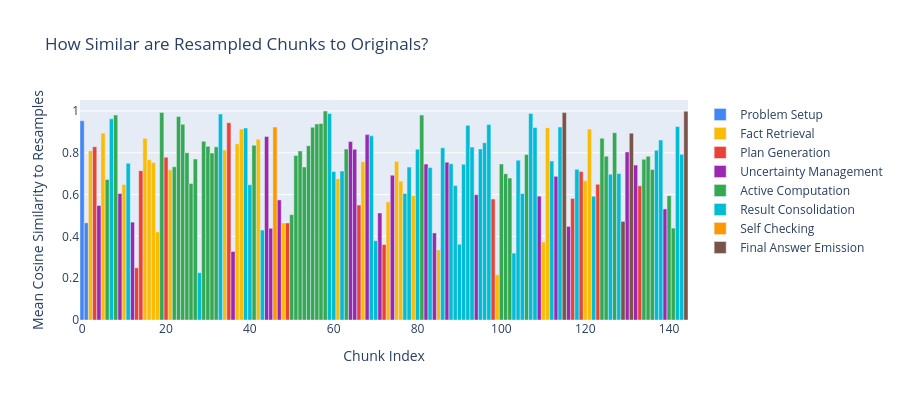

Write notebook code for a chart like this one.
### Markdown cell above
## Semantic Similarity in Resampling

Before we look at the last metric (counterfactual importance), let's revisit the notion of embedding cosine similarity. Since we have data on a bunch of resampled rollouts at different chunks, we can compute the average cosine similarity between a chunk and all of its resampled chunks (i.e. $S_i$ and $S'_i$ in the notation above). Run the cells below to compute these cosine similarities and plot them.

Which kinds of sentences seem like their resamples have the highest or lowest cosine similarity? Can you explain why?

### Code cell
# Compute cosine similarity between original and resampled chunks
chunks_removed = [chunk["chunk"] for chunk in problem_data["chunks_labeled"]]
embeddings_original = embedding_model.encode(chunks_removed)

chunks_resampled = [
    [rollout["chunk_resampled"] for rollout in chunk_rollouts] for chunk_rollouts in problem_data["chunk_solutions"]
]
embeddings_resampled = np.stack([embedding_model.encode(r) for r in chunks_resampled])

# Compute similarities
cos_sims = einops.einsum(embeddings_original, embeddings_resampled, "chunk d, chunk resample d -> chunk resample")
cos_sims_mean = cos_sims.mean(axis=1)

# Plot by category with plotly
chunk_labels = [CATEGORIES[chunk["function_tags"][0]] for chunk in problem_data["chunks_labeled"]]
chunks_for_hover = [chunk["chunk"] for chunk in problem_data["chunks_labeled"]]
df = pd.DataFrame({"Label": chunk_labels, "Cosine Similarity": cos_sims_mean, "Chunk Text": chunks_for_hover})

fig = go.Figure()
for label in df["Label"].unique():
    subset = df[df["Label"] == label]
    hover_texts = [text[:100] + "..." if len(text) > 100 else text for text in subset["Chunk Text"]]
    fig.add_trace(
        go.Bar(
            x=subset.index.tolist(),
            y=subset["Cosine Similarity"].tolist(),
            name=label,
            marker_color=utils.CATEGORY_COLORS.get(label, "#9E9E9E"),
            hovertemplate="<b>Chunk %{x}</b><br>Category: "
            + label
            + "<br>Cosine Similarity: %{y:.4f}<br>Text: %{customdata}<extra></extra>",
            customdata=hover_texts,
        )
    )

fig.update_layout(
    title="How Similar are Resampled Chunks to Originals?",
    xaxis_title="Chunk Index",
    yaxis_title="Mean Cosine Similarity to Resamples",
    width=900,
    height=400,
    legend=dict(x=1.02, y=1, xanchor="left"),
    bargap=0,
)
fig.show()

### Figure 1 — Plotly figure (JSON) as saved in the notebook; plotly's stock layout.template omitted (floating-point values rounded to 4 significant figures)
{"data": [{"customdata": ["Okay, so I have this problem where I need to find out how many bits the base-16 number 66666₁₆ has w...", "Hmm, let's see."], "hovertemplate": "<b>Chunk %{x}</b><br>Category: Problem Setup<br>Cosine Similarity: %{y:.4f}<br>Text: %{customdata}<extra></extra>", "marker": {"color": "#4285F4"}, "name": "Problem Setup", "type": "bar", "x": [0, 1], "y": [0.9535, 0.4649]}, {"customdata": ["I remember that each hexadecimal digit corresponds to exactly 4 binary digits, or bits.", "First, the number given is 66666 in base 16.", "I think so because each hex digit maps directly to 4 bits without any overlap or sharing.", "So, to convert 66666₁₆ to decimal, I can expand it as follows:", "Each digit represents a power of 16.", "Starting from the right, the digits are 16⁰, 16¹, 16², 16³, 16⁴.", "So, the number is:", "First, 16⁴ is 16 * 16 * 16 * 16.", "Now, to find out how many bits this number requires, I can use the formula for the number of bits ne...", "I know that 2¹⁸ = 262,144", "2¹⁹ = 524,288", "Wait, but earlier I thought it would be 20 bits because it's 5 hex digits each being 4 bits.", "Wait, 66666 in hex.", "Now, let's check 2¹⁸ is 262,144, 2¹⁹ is 524,288.", "So, when converting from hex to binary, each digit is 4 bits, but if the leading hex digits are such...", "Wait, but in the problem, it's just asking how many bits it has when written in base 2.", "Wait, no, when you write a number in binary, you don't include leading zeros beyond the most signifi...", "So, if the number in binary starts with a 1, then the number of bits is the position of the highest ...", "Wait, but 2¹⁸ is 262,144, and 2¹⁹ is 524,288.", "Wait, perhaps the leading hex digit, which is 6, when converted to binary is 0110, so the first four...", "So, let's convert each hex digit to 4 bits:", "I think not.", "Because when you write a number in binary, you don't include leading zeros beyond the most significa...", "We know that 2¹⁸ = 262,144", "2¹⁹ = 524,288"], "hovertemplate": "<b>Chunk %{x}</b><br>Category: Fact Retrieval<br>Cosine Similarity: %{y:.4f}<br>Text: %{customdata}<extra></extra>", "marker": {"color": "#FBBC05"}, "name": "Fact Retrieval", "type": "bar", "x": [2, 5, 10, 15, 16, 17, 18, 21, 34, 37, 38, 42, 48, 61, 67, 73, 75, 76, 79, 85, 99, 110, 111, 120, 121], "y": [0.8102, 0.894, 0.6488, 0.8697, 0.7669, 0.7532, 0.4213, 0.7186, 0.8129, 0.8434, 0.9139, 0.8653, 0.4639, 0.6761, 0.7571, 0.5651, 0.7592, 0.6638, 0.5948, 0.335, 0.2166, 0.3731, 0.9203, 0.6662, 0.9139]}, {"customdata": ["So, maybe I can just figure out how many hexadecimal digits there are and multiply by 4 to get the n...", "Alternatively, maybe I can calculate the value of 66666₁₆ in decimal and then find out how many bits...", "Let's try that approach to cross-verify.", "Let me compute each term:", "So, let's compute log₂(419,430).", "Let me convert it step by step again.", "Ah, perhaps because leading zeros are not counted.", "Wait, perhaps when converting 66666₁₆ to binary, it's exactly 20 bits, but the leading bits are zero...", "Wait, but let me confirm this by actually converting 66666₁₆ to binary and counting the bits.", "Alternatively, I can use the formula: number of bits = floor(log₂(N)) + 1", "So, log₂(419,430) is approximately:", "To get a better approximation, let's compute 2¹⁸ = 262,144", "So, converting each hex digit to 4 bits:"], "hovertemplate": "<b>Chunk %{x}</b><br>Category: Plan Generation<br>Cosine Similarity: %{y:.4f}<br>Text: %{customdata}<extra></extra>", "marker": {"color": "#EA4335"}, "name": "Plan Generation", "type": "bar", "x": [3, 13, 14, 20, 35, 49, 66, 72, 98, 117, 119, 123, 133], "y": [0.8293, 0.25, 0.7147, 0.7791, 0.9438, 0.4642, 0.55, 0.3611, 0.579, 0.5817, 0.7111, 0.6493, 0.6418]}, {"customdata": ["Let me check that.", "Wait, is that always the case?", "But wait, I should make sure that this is correct by actually converting the number or at least chec...", "Hmm, I don't have a calculator here, but I can estimate it.", "There's a discrepancy here.", "I must have made a mistake somewhere.", "Maybe I messed up the decimal conversion.", "But wait, when I thought about each hex digit being 4 bits, 5 hex digits would be 20 bits.", "So, why is there a difference?", "Wait, but 66666 in hex is 5 digits, so 5 * 4 = 20 bits.", "So, which is correct?", "So, does that include leading zeros or not?", "But wait, when converting 66666₁₆ to binary, each hex digit is 4 bits, so 5 hex digits would give 20...", "So, which is correct?", "So, when we write the binary number, we don't include leading zeros, so the first 0 would be dropped...", "Wait, but I'm a bit confused because I thought each hex digit maps to exactly 4 bits, so 5 hex digit...", "Wait, but does the problem consider leading zeros when writing the number in binary?", "But then, why did I initially think it would be 20 bits?", "Wait, but let me check again by converting the number to binary and seeing how many bits it actually...", "Wait, but earlier I thought it was 20 bits because each hex digit is 4 bits, but since the first hex...", "Wait, but let me make sure by actually writing out the binary number.", "Wait, but that's not correct because dropping the leading zero would mean the first bit is 1, but th..."], "hovertemplate": "<b>Chunk %{x}</b><br>Category: Uncertainty Management<br>Cosine Similarity: %{y:.4f}<br>Text: %{customdata}<extra></extra>", "marker": {"color": "#9C27B0"}, "name": "Uncertainty Management", "type": "bar", "x": [4, 9, 12, 36, 44, 45, 47, 64, 65, 68, 71, 74, 82, 84, 87, 94, 109, 113, 116, 130, 132, 139], "y": [0.5478, 0.6052, 0.4682, 0.3279, 0.8785, 0.4389, 0.5746, 0.8536, 0.817, 0.8871, 0.5121, 0.6929, 0.746, 0.4164, 0.7553, 0.5997, 0.5926, 0.6874, 0.4478, 0.804, 0.7412, 0.5314]}, {"customdata": ["Let me count the digits: 6, 6, 6, 6, 6.", "So, if each digit is 4 bits, then 5 digits would be 5 * 4 = 20 bits.", "6 * 16⁴ + 6 * 16³ + 6 * 16² + 6 * 16¹ + 6 * 16⁰", "16² is 256, so 16³ is 256 * 16 = 4096, and 16⁴ is 4096 * 16 = 65536.", "So, 6 * 65536 = 393216", "Next, 16³ is 4096, so 6 * 4096 = 24576", "Then, 16² is 256, so 6 * 256 = 1536", "16¹ is 16, so 6 * 16 = 96", "And 16⁰ is 1, so 6 * 1 = 6", "393216 + 24576 = 417,792", "417,792 + 1536 = 419,328", "419,328 + 96 = 419,424", "419,424 + 6 = 419,430", "The floor of that would be 18, so the number of bits is 18 + 1 = 19 bits.", "6 * 16⁴: 6 * 65536 = 393216", "6 * 16³: 6 * 4096 = 24576", "6 * 16²: 6 * 256 = 1536", "6 * 16¹: 6 * 16 = 96", "6 * 16⁰: 6 * 1 = 6", "Adding them up: 393216 + 24576 = 417,792", "417,792 + 1536 = 419,328", "419,328 + 96 = 419,424", "419,424 + 6 = 419,430.", "So, floor(log₂(419,430)) is 18, so number of bits is 19.", "Therefore, the number of bits is 19.", "6 in hex is 0110", "6 is 0110 6 is 0110", "6 is 0110 6 is 0110", "Now, let's count the bits: 0 1 1 0 0 1 1 0 0 1 1 0 0 1 1 0 0 1 1 0", "2¹⁸.5 = 2^(18 + 0.5) = 2¹⁸ * sqrt(2) ≈ 262,144 * 1.4142 ≈ 371,589", "2¹⁸.7 ≈ 2¹⁸ * 2^0.7 ≈ 262,144 * 1.6245 ≈ 425,500", "So, log₂(419,430) is approximately 18.7, so floor(log₂(N)) = 18, so number of bits is 18 + 1 = 19.", "6 = 0110 6 = 0110", "6 = 0110 6 = 0110", "6 = 0110 So, concatenating them: 0110 0110 0110 0110 0110", "Let me count the bits after dropping the leading zero:", "1 1 0 0 1 1 0 0 1 1 0 0 1 1 0 0 1 1 0"], "hovertemplate": "<b>Chunk %{x}</b><br>Category: Active Computation<br>Cosine Similarity: %{y:.4f}<br>Text: %{customdata}<extra></extra>", "marker": {"color": "#34A853"}, "name": "Active Computation", "type": "bar", "x": [6, 8, 19, 22, 23, 24, 25, 26, 27, 29, 30, 31, 32, 41, 50, 51, 52, 53, 54, 55, 56, 57, 58, 63, 81, 100, 101, 102, 106, 124, 125, 127, 134, 135, 136, 140, 141], "y": [0.6721, 0.9804, 0.9932, 0.7332, 0.9734, 0.9363, 0.8005, 0.6529, 0.7703, 0.8548, 0.8314, 0.7989, 0.8284, 0.8364, 0.5041, 0.7873, 0.809, 0.7324, 0.8337, 0.9218, 0.9379, 0.9398, 1.0, 0.8177, 0.9805, 0.7466, 0.6998, 0.6793, 0.7916, 0.8697, 0.7839, 0.8963, 0.7692, 0.7836, 0.7206, 0.5948, 0.4398]}, {"customdata": ["That's five digits in total.", "So, 66666₁₆ would be 20 bits in binary.", "Now, adding all these up:", "So, 66666₁₆ is equal to 419,430 in decimal.", "So, 419,430 is between 2¹⁸ and 2¹⁹.", "Therefore, log₂(419,430) is between 18 and 19.", "Now, according to this, it's 19 bits.", "That seems correct.", "So, 419,430 in decimal.", "So, 419,430 is less than 524,288, so log₂(419,430) is less than 19.", "But according to the decimal conversion, it's 19 bits.", "That suggests that when converted to binary, it's 19 bits, not 20.", "So, in this case, 419,430 in decimal is less than 2¹⁹ (524,288) but more than 2¹⁸ (262,144).", "So, it's between 18 and 19 bits.", "So, 419,430 is greater than 2¹⁸, so the highest bit set is at position 18 (counting from 0).", "But according to the decimal value, it's 19 bits.", "So, the first bit is 0, which is a leading zero.", "But when writing the entire number, leading zeros can be dropped, but in this case, since the first ...", "So, perhaps the binary number starts with 0110 for the first hex digit, but the leading zero would b...", "Wait, that makes sense.", "Because when converting each hex digit to 4 bits, the first hex digit is 6, which is 0110, so the fi...", "So, when writing the entire binary number, we can drop that leading zero, so the total number of bit...", "So, that's why the number of bits is 19, not 20.", "But in reality, when the leading hex digit's binary representation starts with a zero, that leading ...", "So, in this case, since the first hex digit is 6, which is 0110, the leading zero can be dropped, ma...", "Therefore, the total number of bits is 20 - 1 = 19 bits.", "So, putting them together, we get:", "0110 0110 0110 0110 0110", "Now, writing that out without spaces: 01100110011001100110", "That's 20 bits.", "But the first bit is 0, so if we drop that leading zero, we get 1100110011001100110, which is 19 bit...", "So, the correct number of bits is 19.", "Because I was considering each hex digit as 4 bits without considering that the leading zero can be ...", "We found that N = 419,430", "So, log₂(419,430) is between 18 and 19.", "Wait, 2¹⁸.7 is approximately 425,500, which is more than 419,430.", "Therefore, the number of bits is 19.", "That's 20 bits: 0 1 1 0 0 1 1 0 0 1 1 0 0 1 1 0 0 1 1 0", "But if we drop the leading zero, it becomes 19 bits: 1 1 0 0 1 1 0 0 1 1 0 0 1 1 0 0 1 1 0", "That's 19 bits.", "So, the binary number is 19 bits long."], "hovertemplate": "<b>Chunk %{x}</b><br>Category: Result Consolidation<br>Cosine Similarity: %{y:.4f}<br>Text: %{customdata}<extra></extra>", "marker": {"color": "#00BCD4"}, "name": "Result Consolidation", "type": "bar", "x": [7, 11, 28, 33, 39, 40, 43, 59, 60, 62, 69, 70, 77, 78, 80, 83, 86, 88, 89, 90, 91, 92, 93, 95, 96, 97, 103, 104, 105, 107, 108, 112, 114, 118, 122, 126, 128, 137, 138, 142, 143], "y": [0.9627, 0.7499, 0.2265, 0.9854, 0.9187, 0.647, 0.4304, 0.9879, 0.7111, 0.7125, 0.8811, 0.3793, 0.6053, 0.7316, 0.8174, 0.7302, 0.8241, 0.747, 0.6435, 0.3624, 0.7455, 0.9315, 0.8272, 0.8185, 0.8479, 0.935, 0.32, 0.7648, 0.6052, 0.9877, 0.9208, 0.7604, 0.9236, 0.7216, 0.5922, 0.6979, 0.7007, 0.8125, 0.861, 0.9257, 0.7929]}, {"customdata": ["Wait, let me check my calculations again."], "hovertemplate": "<b>Chunk %{x}</b><br>Category: Self Checking<br>Cosine Similarity: %{y:.4f}<br>Text: %{customdata}<extra></extra>", "marker": {"color": "#FF9800"}, "name": "Self Checking", "type": "bar", "x": [46], "y": [0.9232]}, {"customdata": ["So, the correct answer is 19 bits.", "So, the correct answer is 19 bits.", "So, I think the answer is 19 bits.", "Therefore, the answer is 19 bits."], "hovertemplate": "<b>Chunk %{x}</b><br>Category: Final Answer Emission<br>Cosine Similarity: %{y:.4f}<br>Text: %{customdata}<extra></extra>", "marker": {"color": "#795548"}, "name": "Final Answer Emission", "type": "bar", "x": [115, 129, 131, 144], "y": [0.9923, 0.472, 0.894, 0.9989]}], "layout": {"bargap": 0, "height": 400, "legend": {"x": 1.02, "xanchor": "left", "y": 1}, "title": {"text": "How Similar are Resampled Chunks to Originals?"}, "width": 900, "xaxis": {"title": {"text": "Chunk Index"}}, "yaxis": {"title": {"text": "Mean Cosine Similarity to Resamples"}}}}
